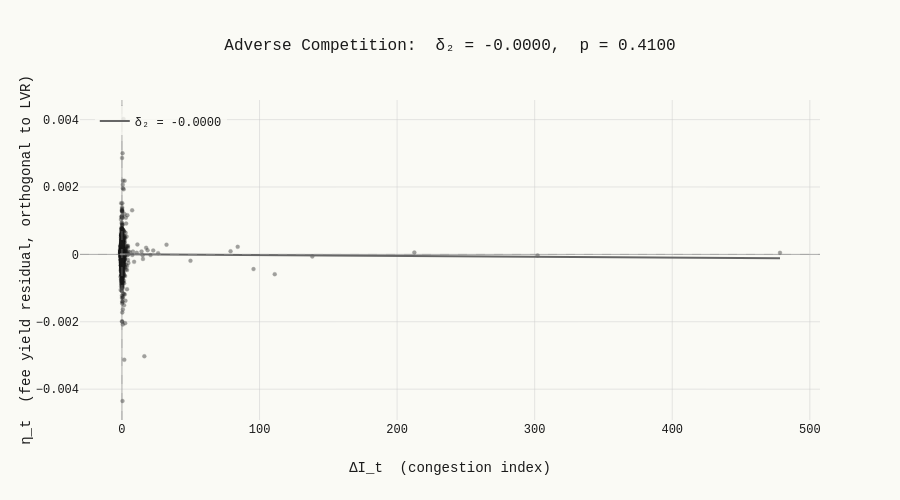

Write notebook code for a chart like this one.
### Code cell
# ── Stage 2: Scatter — ΔI_t vs η_t ────────────────────────────
eta = residual(ac)
cong_aligned = congestion.loc[eta.index]

# OLS fit line
x_range = np.linspace(cong_aligned.min(), cong_aligned.max(), 100)
y_fit = res_ac.params.iloc[0] + res_ac.params.iloc[1] * x_range

fig = go.Figure()

fig.add_trace(go.Scatter(
    x=cong_aligned.values, y=eta.values, mode="markers",
    marker=dict(color="#1a1a1a", size=4, opacity=0.4,
                line=dict(color="#1a1a1a", width=0.3)),
    showlegend=False
))

fig.add_trace(go.Scatter(
    x=x_range, y=y_fit, mode="lines",
    line=dict(color="#666666", width=2, dash="solid"),
    name=f"δ₂ = {delta_coeff(ac):.4f}"
))

fig.add_hline(y=0, line_dash="dash", line_color="#999999", line_width=0.5)
fig.add_vline(x=0, line_dash="dash", line_color="#999999", line_width=0.5)

fig.update_layout(
    title=f"Adverse Competition:  δ₂ = {delta_coeff(ac):.4f},  p = {res_ac.pvalues.iloc[1]:.4f}",
    xaxis_title="ΔI_t  (congestion index)",
    yaxis_title="η_t  (fee yield residual, orthogonal to LVR)",
    height=500,
    legend=dict(x=0.02, y=0.98, bgcolor="rgba(250,250,245,0.8)")
)

fig.show()

### Figure 1 — Plotly figure (JSON) as saved in the notebook; plotly's stock layout.template omitted (floating-point values rounded to 4 significant figures; data arrays with more than 128 entries replaced by an {"elided": "..."} marker saying what was removed)
{"data": [{"marker": {"color": "#1a1a1a", "line": {"color": "#1a1a1a", "width": 0.3}, "opacity": 0.4, "size": 4}, "mode": "markers", "showlegend": false, "type": "scatter", "x": {"elided": "1731 float values"}, "y": {"elided": "1731 float values"}}, {"line": {"color": "#666666", "dash": "solid", "width": 2}, "mode": "lines", "name": "δ₂ = -0.0000", "type": "scatter", "x": [-1.414, 3.432, 8.278, 13.12, 17.97, 22.82, 27.66, 32.51, 37.35, 42.2, 47.05, 51.89, 56.74, 61.58, 66.43, 71.28, 76.12, 80.97, 85.81, 90.66, 95.5, 100.4, 105.2, 110.0, 114.9, 119.7, 124.6, 129.4, 134.3, 139.1, 144.0, 148.8, 153.7, 158.5, 163.3, 168.2, 173.0, 177.9, 182.7, 187.6, 192.4, 197.3, 202.1, 207.0, 211.8, 216.7, 221.5, 226.3, 231.2, 236.0, 240.9, 245.7, 250.6, 255.4, 260.3, 265.1, 270.0, 274.8, 279.6, 284.5, 289.3, 294.2, 299.0, 303.9, 308.7, 313.6, 318.4, 323.3, 328.1, 333.0, 337.8, 342.6, 347.5, 352.3, 357.2, 362.0, 366.9, 371.7, 376.6, 381.4, 386.3, 391.1, 396.0, 400.8, 405.6, 410.5, 415.3, 420.2, 425.0, 429.9, 434.7, 439.6, 444.4, 449.3, 454.1, 458.9, 463.8, 468.6, 473.5, 478.3], "y": [6.029e-07, -5.412e-07, -1.685e-06, -2.829e-06, -3.974e-06, -5.118e-06, -6.262e-06, -7.406e-06, -8.55e-06, -9.694e-06, -1.084e-05, -1.198e-05, -1.313e-05, -1.427e-05, -1.541e-05, -1.656e-05, -1.77e-05, -1.885e-05, -1.999e-05, -2.114e-05, -2.228e-05, -2.342e-05, -2.457e-05, -2.571e-05, -2.686e-05, -2.8e-05, -2.914e-05, -3.029e-05, -3.143e-05, -3.258e-05, -3.372e-05, -3.486e-05, -3.601e-05, -3.715e-05, -3.83e-05, -3.944e-05, -4.059e-05, -4.173e-05, -4.287e-05, -4.402e-05, -4.516e-05, -4.631e-05, -4.745e-05, -4.859e-05, -4.974e-05, -5.088e-05, -5.203e-05, -5.317e-05, -5.431e-05, -5.546e-05, -5.66e-05, -5.775e-05, -5.889e-05, -6.003e-05, -6.118e-05, -6.232e-05, -6.347e-05, -6.461e-05, -6.576e-05, -6.69e-05, -6.804e-05, -6.919e-05, -7.033e-05, -7.148e-05, -7.262e-05, -7.376e-05, -7.491e-05, -7.605e-05, -7.72e-05, -7.834e-05, -7.948e-05, -8.063e-05, -8.177e-05, -8.292e-05, -8.406e-05, -8.521e-05, -8.635e-05, -8.749e-05, -8.864e-05, -8.978e-05, -9.093e-05, -9.207e-05, -9.321e-05, -9.436e-05, -9.55e-05, -9.665e-05, -9.779e-05, -9.893e-05, -0.0001001, -0.0001012, -0.0001024, -0.0001035, -0.0001047, -0.0001058, -0.0001069, -0.0001081, -0.0001092, -0.0001104, -0.0001115, -0.0001127]}], "layout": {"height": 500, "legend": {"bgcolor": "rgba(250,250,245,0.8)", "x": 0.02, "y": 0.98}, "shapes": [{"line": {"color": "#999999", "dash": "dash", "width": 0.5}, "type": "line", "x0": 0, "x1": 1, "xref": "x domain", "y0": 0, "y1": 0, "yref": "y"}, {"line": {"color": "#999999", "dash": "dash", "width": 0.5}, "type": "line", "x0": 0, "x1": 0, "xref": "x", "y0": 0, "y1": 1, "yref": "y domain"}], "title": {"text": "Adverse Competition:  δ₂ = -0.0000,  p = 0.4100"}, "xaxis": {"title": {"text": "ΔI_t  (congestion index)"}}, "yaxis": {"title": {"text": "η_t  (fee yield residual, orthogonal to LVR)"}}}}
